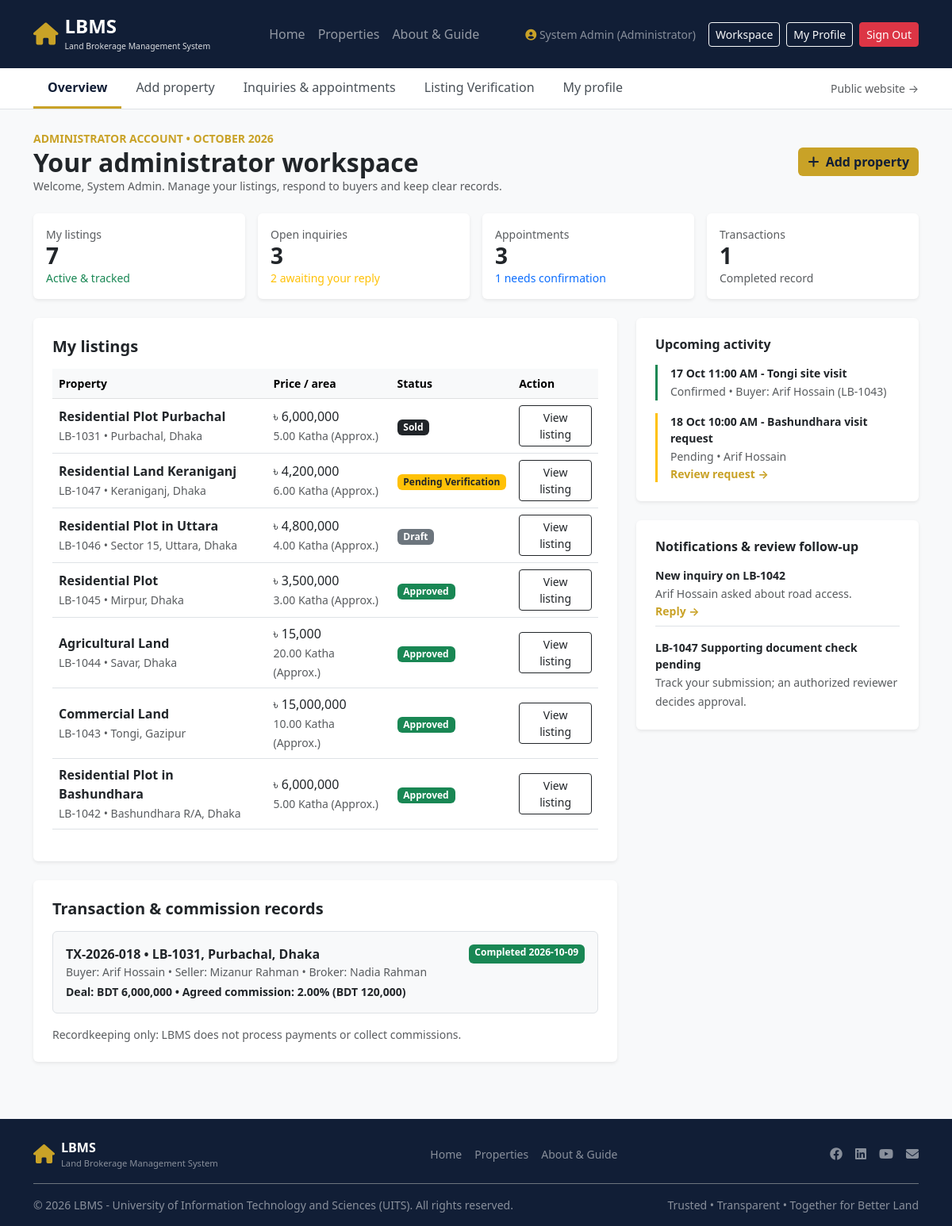
/dashboard.php (signed in), run on the app's committed database.
### tables this page shows
CREATE TABLE properties (
    id INT AUTO_INCREMENT PRIMARY KEY,
    listing_ref VARCHAR(30) NOT NULL,
    owner_id INT NOT NULL,
    broker_id INT DEFAULT NULL,
    title VARCHAR(255) NOT NULL,
    location VARCHAR(255) NOT NULL,
    category ENUM('Residential', 'Commercial', 'Agricultural') NOT NULL,
    listing_type ENUM('Sale', 'Rent') NOT NULL,
    size DECIMAL(10,2) NOT NULL,
    unit VARCHAR(50) DEFAULT 'Katha (Approx.)',
    price DECIMAL(15,2) NOT NULL,
    description TEXT NOT NULL,
    status ENUM('Draft', 'Pending Verification', 'Approved', 'Rejected', 'Sold', 'Archived') DEFAULT 'Pending Verification',
    created_at TIMESTAMP DEFAULT CURRENT_TIMESTAMP,
    FOREIGN KEY (owner_id) REFERENCES users(id) ON DELETE CASCADE,
    FOREIGN KEY (broker_id) REFERENCES users(id) ON DELETE SET NULL
);

CREATE TABLE transactions (
    id INT AUTO_INCREMENT PRIMARY KEY,
    tx_ref VARCHAR(40) NOT NULL,
    property_id INT NOT NULL,
    buyer_id INT NOT NULL,
    seller_id INT NOT NULL,
    broker_id INT NOT NULL,
    status ENUM('Initiated', 'Negotiation', 'Pending', 'Completed', 'Cancelled') DEFAULT 'Initiated',
    amount DECIMAL(15,2) NOT NULL,
    commission_pct DECIMAL(5,2) DEFAULT 2.00,
    commission_amount DECIMAL(15,2) NOT NULL,
    completed_date DATE DEFAULT NULL,
    created_at TIMESTAMP DEFAULT CURRENT_TIMESTAMP,
    FOREIGN KEY (property_id) REFERENCES properties(id) ON DELETE CASCADE,
    FOREIGN KEY (buyer_id) REFERENCES users(id) ON DELETE CASCADE,
    FOREIGN KEY (seller_id) REFERENCES users(id) ON DELETE CASCADE,
    FOREIGN KEY (broker_id) REFERENCES users(id) ON DELETE CASCADE
);

CREATE TABLE users (
    id INT AUTO_INCREMENT PRIMARY KEY,
    account_code VARCHAR(30) DEFAULT NULL,
    full_name VARCHAR(255) NOT NULL,
    email VARCHAR(255) NOT NULL UNIQUE,
    phone VARCHAR(50) NOT NULL,
    password_hash VARCHAR(255) NOT NULL,
    role ENUM('Administrator', 'Broker', 'Seller', 'Buyer') NOT NULL,
    location VARCHAR(255) DEFAULT 'Dhaka, Bangladesh',
    service_area VARCHAR(255) DEFAULT 'Dhaka & Gazipur',
    notify_inquiries TINYINT(1) DEFAULT 1,
    notify_appointments TINYINT(1) DEFAULT 1,
    notify_reviews TINYINT(1) DEFAULT 1,
    status ENUM('Active', 'Suspended') DEFAULT 'Active',
    created_at TIMESTAMP DEFAULT CURRENT_TIMESTAMP
);

### dashboard.php (the view, shortened to what this page needs)
<?php
require_once 'config/db.php';
include 'includes/header.php';
$uid = $_SESSION['user_id'];
$role = $_SESSION['role'];
if ($role == 'Administrator') {
    $stmt = $pdo->query("SELECT * FROM properties ORDER BY id DESC");
} elseif ($role == 'Broker' || $role == 'Seller') {
    $stmt = $pdo->prepare("SELECT * FROM properties WHERE broker_id = ? OR owner_id = ? ORDER BY id DESC");
    $stmt->execute([$uid, $uid]);
} else {
    $stmt = $pdo->query("SELECT * FROM properties WHERE status = 'Approved' ORDER BY id DESC LIMIT 4");
}
$my_listings = $stmt->fetchAll();
$inq_count = $pdo->query("SELECT COUNT(*) FROM inquiries")->fetchColumn();
$appt_count = $pdo->query("SELECT COUNT(*) FROM appointments")->fetchColumn();
$tx_stmt = $pdo->query("SELECT t.*, p.listing_ref, p.location, u_b.full_name as buyer_name, u_s.full_name as seller_name, u_br.full_name as broker_name FROM transactions t LEFT JOIN properties p ON t.property_id = p.id LEFT JOIN users u_b ON t.buyer_id = u_b.id LEFT JOIN users u_s ON t.seller_id = u_s.id LEFT JOIN users u_br ON t.broker_id = u_br.id ORDER BY t.id DESC");
$transactions = $tx_stmt->fetchAll();
?>
<div class="container py-4">
    <div class="d-flex justify-content-between align-items-center flex-wrap mb-4">
        <div>
            <span class="text-gold fw-bold small text-uppercase"><?php echo htmlspecialchars($role); ?> Account &bull; October 2026</span>
            <h2 class="fw-bold mb-0">Your <?php echo strtolower(htmlspecialchars($role)); ?> workspace</h2>
            <p class="text-muted small mb-0">Welcome, <?php echo htmlspecialchars($_SESSION['full_name']); ?>. Manage your listings, respond to buyers and keep clear records.</p>
        </div>
        <?php if ($role != 'Buyer'): ?>
            <a href="add_property.php" class="btn btn-gold"><i class="fas fa-plus me-1"></i> Add property</a>
        <?php endif; ?>
    </div>
    <div class="row g-3 mb-4">
        <div class="col-md-3"><div class="card border-0 shadow-sm p-3"><small class="text-muted">My listings</small><h3 class="fw-bold mb-0"><?php echo count($my_listings); ?></h3><small class="text-success">Active & tracked</small></div></div>
        <div class="col-md-3"><div class="card border-0 shadow-sm p-3"><small class="text-muted">Open inquiries</small><h3 class="fw-bold mb-0"><?php echo $inq_count; ?></h3><small class="text-warning">2 awaiting your reply</small></div></div>
        <div class="col-md-3"><div class="card border-0 shadow-sm p-3"><small class="text-muted">Appointments</small><h3 class="fw-bold mb-0"><?php echo $appt_count; ?></h3><small class="text-primary">1 needs confirmation</small></div></div>
        <div class="col-md-3"><div class="card border-0 shadow-sm p-3"><small class="text-muted">Transactions</small><h3 class="fw-bold mb-0"><?php echo count($transactions); ?></h3><small class="text-muted">Completed record</small></div></div>
    </div>
    <div class="row g-4">
        <div class="col-lg-8">
            <div class="card border-0 shadow-sm p-4 mb-4">
                <h5 class="fw-bold mb-3">My listings</h5>
                <div class="table-responsive">
                    <table class="table align-middle">
                        <thead class="table-light small">
                            <tr><th>Property</th><th>Price / area</th><th>Status</th><th>Action</th></tr>
                        </thead>
                        <tbody>
                            <?php foreach ($my_listings as $l): ?>
                            <tr>
                                <td>
                                    <strong><?php echo htmlspecialchars($l['title']); ?></strong><br>
                                    <small class="text-muted"><?php echo htmlspecialchars($l['listing_ref']); ?> &bull; <?php echo htmlspecialchars($l['location']); ?></small>
                                </td>
                                <td>
                                    ৳ <?php echo number_format($l['price']); ?><br>
                                    <small class="text-muted"><?php echo htmlspecialchars($l['size'].' '.$l['unit']); ?></small>
                                </td>
                                <td>
                                    <?php
                                    $badge = 'bg-secondary';
                                    if ($l['status']=='Approved') $badge='bg-success';
                                    if ($l['status']=='Pending Verification') $badge='bg-warning text-dark';
                                    if ($l['status']=='Sold') $badge='bg-dark';
                                    ?>
                                    <span class="badge <?php echo $badge; ?>"><?php echo htmlspecialchars($l['status']); ?></span>
                                </td>
                                <td><a href="property_detail.php?id=<?php echo $l['id']; ?>" class="btn btn-outline-dark btn-sm">View listing</a></td>
                            </tr>
                            <?php endforeach; ?>
                        </tbody>
                    </table>
                </div>
            </div>
            <div class="card border-0 shadow-sm p-4">
                <h5 class="fw-bold mb-3">Transaction & commission records</h5>
                <?php foreach ($transactions as $tx): ?>
                <div class="border rounded p-3 bg-light mb-2">
                    <div class="d-flex justify-content-between">
                        <strong><?php echo htmlspecialchars($tx['tx_ref']); ?> &bull; <?php echo htmlspecialchars($tx['listing_ref']); ?>, <?php echo htmlspecialchars($tx['location']); ?></strong>
                        <span class="badge bg-success"><?php echo htmlspecialchars($tx['status']); ?> <?php echo htmlspecialchars($tx['completed_date']); ?></span>
                    </div>
                    <p class="small text-muted mb-1">Buyer: <?php echo htmlspecialchars($tx['buyer_name']); ?> &bull; Seller: <?php echo htmlspecialchars($tx['seller_name']); ?> &bull; Broker: <?php echo htmlspecialchars($tx['broker_name']); ?></p>
                    <p class="small fw-bold mb-0">Deal: BDT <?php echo number_format($tx['amount']); ?> &bull; Agreed commission: <?php echo $tx['commission_pct']; ?>% (BDT <?php echo number_format($tx['commission_amount']); ?>)</p>
                </div>
                <?php endforeach; ?>
                <small class="text-muted mt-2">Recordkeeping only: LBMS does not process payments or collect commissions.</small>
            </div>
        </div>
        <div class="col-lg-4">
            <div class="card border-0 shadow-sm p-4 mb-4">
                <h6 class="fw-bold mb-3">Upcoming activity</h6>
                <div class="border-start border-3 border-success ps-3 mb-3">
                    <strong class="small d-block">17 Oct 11:00 AM - Tongi site visit</strong>
                    <span class="text-muted small">Confirmed &bull; Buyer: Arif Hossain (LB-1043)</span>
                </div>
                <div class="border-start border-3 border-warning ps-3">
                    <strong class="small d-block">18 Oct 10:00 AM - Bashundhara visit request</strong>
                    <span class="text-muted small">Pending &bull; Arif Hossain</span>
                    <a href="inquiries.php" class="d-block small text-gold fw-bold text-decoration-none">Review request &rarr;</a>
                </div>
            </div>
            <div class="card border-0 shadow-sm p-4">
                <h6 class="fw-bold mb-3">Notifications & review follow-up</h6>
                <div class="mb-3 pb-2 border-bottom">
                    <strong class="small d-block">New inquiry on LB-1042</strong>
                    <span class="text-muted small">Arif Hossain asked about road access.</span>
                    <a href="inquiries.php" class="small text-gold fw-bold d-block text-decoration-none">Reply &rarr;</a>
                </div>
                <div>
                    <strong class="small d-block">LB-1047 Supporting document check pending</strong>
                    <span class="text-muted small">Track your submission; an authorized reviewer decides approval.</span>
                </div>
            </div>
        </div>
    </div>
</div>
<?php include 'includes/footer.php'; ?>

### assets/css/style.css (style rules this page uses)
:root { --primary-dark: #111e36; --accent-gold: #c9a227; --bg-light: #f8f9fa; }
body { font-family: 'Segoe UI', system-ui, -apple-system, sans-serif; background-color: var(--bg-light); color: #212529; }
.text-gold { color: var(--accent-gold) !important; }
.btn-gold { background-color: var(--accent-gold); color: #111e36; font-weight: 600; border: none; }

### data on the page
properties: title "Residential Plot Purbachal", listing_ref "LB-1031", location "Purbachal, Dhaka", price "6,000,000", size+unit "5.00 Katha (Approx.)", status "Sold"
properties: title "Residential Land Keraniganj", listing_ref "LB-1047", location "Keraniganj, Dhaka", price "4,200,000", size+unit "6.00 Katha (Approx.)", status "Pending Verification"
properties: title "Residential Plot in Uttara", listing_ref "LB-1046", location "Sector 15, Uttara, Dhaka", price "4,800,000", size+unit "4.00 Katha (Approx.)", status "Draft"
properties: title "Residential Plot", listing_ref "LB-1045", location "Mirpur, Dhaka", price "3,500,000", size+unit "3.00 Katha (Approx.)", status "Approved"
properties: title "Agricultural Land", listing_ref "LB-1044", location "Savar, Dhaka", price "15,000", size+unit "20.00 Katha (Approx.)", status "Approved"
properties: title "Commercial Land", listing_ref "LB-1043", location "Tongi, Gazipur", price "15,000,000", size+unit "10.00 Katha (Approx.)", status "Approved"
properties: title "Residential Plot in Bashundhara", listing_ref "LB-1042", location "Bashundhara R/A, Dhaka", price "6,000,000", size+unit "5.00 Katha (Approx.)", status "Approved"
transactions: tx_ref "TX-2026-018", property.listing_ref "LB-1031", property.location "Purbachal, Dhaka", status "Completed", completed_date "2026-10-09", buyer.full_name "Arif Hossain", seller.full_name "Mizanur Rahman", broker.full_name "Nadia Rahman", amount "6,000,000", commission_pct "2.00", commission_amount "120,000"

### other printed values
$_SESSION['full_name'] "System Admin"
$_SESSION['role'] "Administrator"
$role "ADMINISTRATOR"
$role "administrator"
count($my_listings) "7"
$inq_count "3"
$appt_count "3"
count($transactions) "1"
